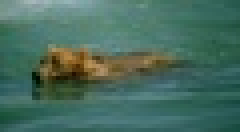
#> input picture Seamless_Cloning/bear.jpg, 60 x 33 px, shrunk from 293 x 160 before the run (shown 4 times larger)
$ jupyter execute --allow-errors Seamless_Cloning.ipynb
#> lines starting #> are read from the running program, lines starting #| are printed output that depends on the picture
## Numerische Mathematik I: Seamless Cloning

Technische Universität Berlin, Straße des 17. Juni 135, 10623 Berlin, Deutschland

---

**Franklin Liu**

E-mail: franklin.f.liu@campus.tu-berlin.de

**Aleksandra Soloveva**

E-mail: soloveva@campus.tu-berlin.de

**Allan A. Zea**

E-mail: zealobo@campus.tu-berlin.de

---

[cell 1]
import skimage
import matplotlib.pyplot as plt
import matplotlib.image as mpimg
import numpy as np

Bear = mpimg.imread('bear.jpg')
#> Bear is the input picture: shape (33, 60, 3); mean R, G, B 71.9, 108.3, 94.8
Water = mpimg.imread('water.jpg')
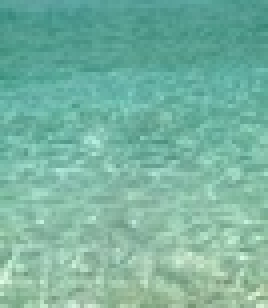
#> input picture Seamless_Cloning/water.jpg, 67 x 77 px, shrunk from 329 x 374 before the run (shown 4 times larger)
#> Water is the input picture: shape (77, 67, 3); mean R, G, B 120.7, 180.3, 161
Plane = mpimg.imread('plane.jpg')
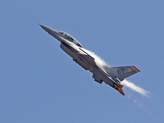
#> input picture Seamless_Cloning/plane.jpg, 164 x 123 px, shrunk from 800 x 600 before the run
#> Plane is the input picture: shape (123, 164, 3); mean R, G, B 110.3, 138, 182.4
Bird = mpimg.imread('bird.jpg')
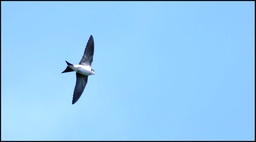
#> input picture Seamless_Cloning/bird.jpg, 256 x 142 px, shrunk from 1251 x 696 before the run
#> Bird is the input picture: shape (142, 256, 3); mean R, G, B 149.2, 204.3, 245.4

bilder = [Bear, Plane]
masken = [Water, Bird]

fig, axes = plt.subplots(nrows = 1, ncols = 2, figsize = (10, 10))
for ax, bild in zip(axes.flat, bilder):
    ax.imshow(bild)
    ax.set(title = bild.shape)
    ax.axis('off')
#> this loop made 2 passes
fig, axes = plt.subplots(nrows = 1, ncols = 2, figsize = (10, 10))
for ax, bild in zip(axes.flat, masken):
    ax.imshow(bild)
    ax.set(title = bild.shape)
    ax.axis('off')

plt.show()
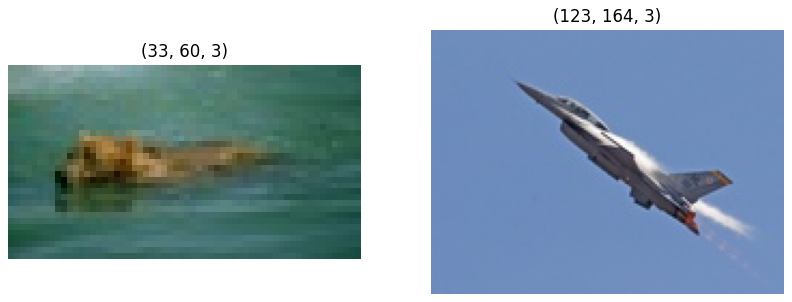
#> figure drawn by matplotlib, 2 panels

---

**Aufgabe 1.** Schreibe eine Funktion, welche den vektorisierten Laplace-Operator
$$ \Delta = (I_M \otimes D_N^{(2)}+D_M^{(2)} \otimes I_N)$$
für ein Bild der Größe $N \times M$ als dünnbesetzte (sparse) Metrix bestimmt. Stelle die Matrix für $(N,M) =(5,7)$ grafisch dar.

---

[cell 2]
# 1)

import scipy.sparse

def laplace(N, M):
    return scipy.sparse.kron(scipy.sparse.eye(M), scipy.sparse.diags([1, -2, 1], [-1, 0, 1], shape=(N, N))) \
        + scipy.sparse.kron(scipy.sparse.diags([1, -2, 1],[-1, 0, 1], shape=(M, M)),scipy.sparse.eye(N))

#> (a cell that did not finish here is left out)

---

**Aufgabe 2.** Schreibe eine Funktion, um Seamless-Cloning mit Hilfe der Differenzengleichung $$ \Delta \operatorname{vec}(f) = \Delta \operatorname{vec}(g) \textnormal{   auf $\mathring{\Omega}$} \quad \textup{mit} \quad f|_{d\Omega} = f^*|_{d\Omega} $$ durchzuführen. Hierbei soll ein rechtekiges Bild $g$ in ein größeres Bild $f^*$ an einer gegebenen Position eingeführt werden. Implementiere als Hilfsfunktion das Seamless-Cloning für Grauwertbilder, wobei das Ergebnis wieder ein Grauwertbild sein soll - runde die Pixel entsprechend.

---

---

**Aufgabe 3.** Schreibe eine Funktion, um Seamless-Cloning mit Hilfe der Differenzengleichung $$ \Delta \operatorname{vec}(f) = \operatorname{vec}(\operatorname{div} v) \text{   auf $\mathring{\Omega}$} \quad \textup{mit} \quad f|_{d\Omega} = f^*|_{d\Omega} $$ und den gemischten Gradienten

\begin{equation}
v_{n m}= \begin{cases}\nabla f_{n m}^{*} & \text { wenn }\left\|\nabla f_{n m}^{*}\right\|>\left\|\nabla g_{n m}\right\| \\ \nabla g_{n m} & \text { sonst }\end{cases}
\end{equation}

durchzuführen. Hierbei soll ein rechtekiges Bild $g$ in ein größeres Bild $f^*$ an einer gegebenen Position eingeführt werden. Implementiere als Hilfsfunktion das Seamless-Cloning für Grauwertbilder, wobei das Ergebnis wieder ein Grauwertbild sein soll - runde die Pixel entsprechend.

---

[cell 4]
#Vektorisierter la-place
def gradient(bild, urbild = None):
    return laplace(bild.shape[0], bild.shape[1]) @ bild.reshape((bild.size,1), order = 'F')

[cell 5]
# Differenzenmatrizen
def diff(s, richtung):
    if richtung == 'v':
        return scipy.sparse.diags([-1, 1], [0, 1], shape = (s,s))
    elif richtung == 'r':
        return scipy.sparse.diags([-1, 1], [-1, 0], shape = (s,s))
    else:
        raise Exception("Keine gültige Eingabe. Für Vorwärtsdifferenzen (v) bzw. Rückwartswärtsdifferenzen (r)")

# Divergebt
def divergenz(bild, urbild):
    grad_f1, grad_f2 = diff(urbild.shape[0], 'v') @ urbild, urbild @ (diff(urbild.shape[1], 'v').T)
    grad_g1, grad_g2 = diff(bild.shape[0], 'v') @ bild, bild @ (diff(bild.shape[1], 'v').T)

    v1 = np.zeros(bild.shape)
    v2 = np.zeros(bild.shape)

    # Wähle maximalen Gradient von f bzw g
    for i in range(bild.shape[0]):
        for j in range(bild.shape[1]):
            if grad_f1[i,j]**2 + grad_f2[i,j]**2 > grad_g1[i,j]**2 + grad_g2[i,j]**2:
                v1[i,j] = grad_f1[i,j]
                v2[i,j] = grad_f2[i,j]
            else:
                v1[i,j] = grad_g1[i,j]
                v2[i,j] = grad_g2[i,j]

    result = diff(v1.shape[0], 'r') @ v1 + v2 @ diff(v2.shape[1], 'r').T

    return result.reshape((result.size, 1), order ='F')

[cell 6]
# 2-3) Cloning (Urbild = f*, Bild = g, func = Funktion zur berechnung vom Gradient von g bzw. gemischter Gradient von g und f*)
import scipy.sparse.linalg

def cloning(urbild, bild, func):

    # Indizes vom Bild um jeweils ein Pixel kleiner am Rand
    hoehe_inner, breite_inner = bild.shape[0] - 2, bild.shape[1] - 2

    hoehe_au, breite_au = bild.shape[0], bild.shape[1]

    # Setze Koeffizientenmatrix als Laplace-Operator Matrix
    A = laplace(hoehe_inner, breite_inner)

    # Index-array für Randelemente
    f1 = lambda x: x
    f2 = lambda x: x+1
    rand_indizes = np.concatenate([np.arange(hoehe_au-1), np.fromiter((f(x) for x in range(hoehe_au - 1, (breite_au - 1) * hoehe_au, hoehe_au) for f in (f1,f2)), dtype = int), \
                   np.arange(((breite_au - 1) * hoehe_au) + 1, breite_au * hoehe_au)])

    # Setze rechte Seite als Inneres vom Bild
    b = np.delete(func(bild, urbild), rand_indizes)

    # Subtrahiere verpassten Randelemente vom Urbild von der rechten Seite der Gleichung
    for i in range(hoehe_inner):
        b[i] -= urbild[i + 1, 0]
        b[b.size - 1 - i] -= urbild[urbild.shape[0] - 2 - i, -1]

    for j in range(breite_inner):
        index = j*hoehe_inner
        b[index] -= urbild[0, j + 1]
        b[b.size - 1 - index] -= urbild[-1, urbild.shape[1] - 1 - j]

    return scipy.sparse.linalg.cg(A, b)[0].astype(np.int32).reshape((hoehe_inner, breite_inner), order ='F')

---

**Aufgabe 4.** Schneide nun den Bären aus und füge ihn ins Wasser ein und plaziere das Flugzeug neben den Vogel. Der Himmel im Bild mit dem Flugzeug soll soll hierbei ein Teil des Vogels verdecken. Gib die Ergebnisse mittels Seamless-Cloning mit Laplace-Operator, mit gemischten Gradienten und ohne Semless-Cloning auf den Bildschirm aus.

---

[cell 7]
# Ermittle geeignete Position zum Einfügen von g in f.
# h = horizontal, v = vertikal (zwischen 0 und 1) variert Position von g in f
# h = 0: links, h = 1: rechts, v = 0: oben, v = 1: unten
def p(A, B, h = 0.5, v = 0.5, k = 3):
    lx = round(v*(A.shape[0] - B.shape[0]))
    ly = round(h*(A.shape[1] - B.shape[1]))

    if lx < 0 or ly < 0:
        raise Exception("Einzufügende Bild zu groß!")

    if abs(h) <= 1 and abs(v) <= 1:
        return [np.s_[lx:lx+B.shape[0], ly:ly+B.shape[1]]] + [np.s_[lx+1:lx+B.shape[0]-1, ly+1:ly+B.shape[1]-1, i] for i in range(k)]
    else:
        raise Exception("h und v müssen zwischen 0 und 1 sein!")

[cell 8]
#Hilfsfunktion zum Einfügen von Bildern

def insertimg(urbild, bild, h = 0.5, v = 0.5, func = None):

        pos = p(urbild, bild, h, v)

        if not func:
            urbild[pos[0]] = bild
            return urbild

        for i in range(3):
            temp = cloning(urbild[pos[0]][:,:,i], bild[:,:,i], func)
            urbild[pos[i+1]] = temp

        return urbild

[cell 9]
# 4) Seamless Cloning (kannst Essen gehen, dauert eine Weile)
import skimage.io

Bear = skimage.io.imread('bear.jpg').astype(np.int32)
Water = skimage.io.imread('water.jpg').astype(np.int32)
Plane = skimage.io.imread('plane.jpg').astype(np.int32)
Bird = skimage.io.imread('bird.jpg').astype(np.int32)

bilder = [Bear, Plane]
urbilder = [Water, Bird]

# Variiere Position der einzufügenden Bilder hier:
h_Bear, v_Bear = 0.5, 0.5
h_Plane, v_Plane = 0.95, 0.05

position = [(h_Bear, v_Bear), (h_Plane, v_Plane)]

cloned = []

for urbild, bild, pos in zip(urbilder, bilder, position):
    for i in [None, gradient, divergenz]:
        urbild_kopie = urbild.copy()
        cloned.append(insertimg(urbild_kopie, bild, h = pos[0], v = pos[1], func = i))
#> this loop made 2 passes
#> pass 1, in divergenz, `grad_f1, grad_f2 = diff(urbild.shape[0], 'v') @ urbild, urbild @ (diff..`:
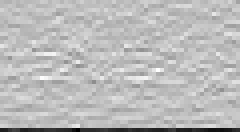
#> grad_f1: shape (33, 60) float64 (shown 4 times larger); min -186, max 63, mean -3.1; drawn with min black and max white
#> pass 1, in divergenz, `grad_f1, grad_f2 = diff(urbild.shape[0], 'v') @ urbild, urbild @ (diff..`:
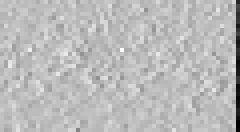
#> grad_f2: shape (33, 60) float64 (shown 4 times larger); min -149, max 51, mean -2; drawn with min black and max white
#> pass 1, in divergenz, `grad_g1, grad_g2 = diff(bild.shape[0], 'v') @ bild, bild @ (diff(bild...`:
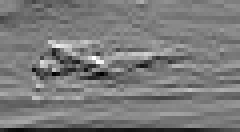
#> grad_g1: shape (33, 60) float64 (shown 4 times larger); min -67, max 66, mean -3; drawn with min black and max white
#> pass 1, in divergenz, `grad_g1, grad_g2 = diff(bild.shape[0], 'v') @ bild, bild @ (diff(bild...`:
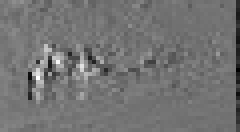
#> grad_g2: shape (33, 60) float64 (shown 4 times larger); min -61, max 71, mean -1; drawn with min black and max white
#> after the loop:
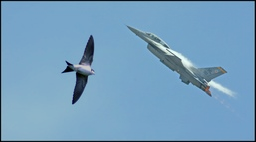
#> urbild_kopie: shape (142, 256, 3) int32; mean R, G, B 148.6, 202, 241.4; drawn with min black and max white
#> after the loop, cloned = 6 items

fig, axes = plt.subplots(nrows = 2, ncols = 3, figsize = (20, 20))

for ax, bild, i in zip(axes.flat, cloned, range(len(urbild)+len(bild))):
    ax.imshow(bild)
    ax.axis('off')
    if i % 3 == 0:
        ax.set(title = "Ohne Cloning")
    elif i % 3 == 1:
        ax.set(title = "Seamless Cloning mit Laplace-Operator")
    elif i % 3 == 2:
         ax.set(title = "Seamless Cloning mit gemischten Gradienten")
#> this loop made 6 passes

plt.show()
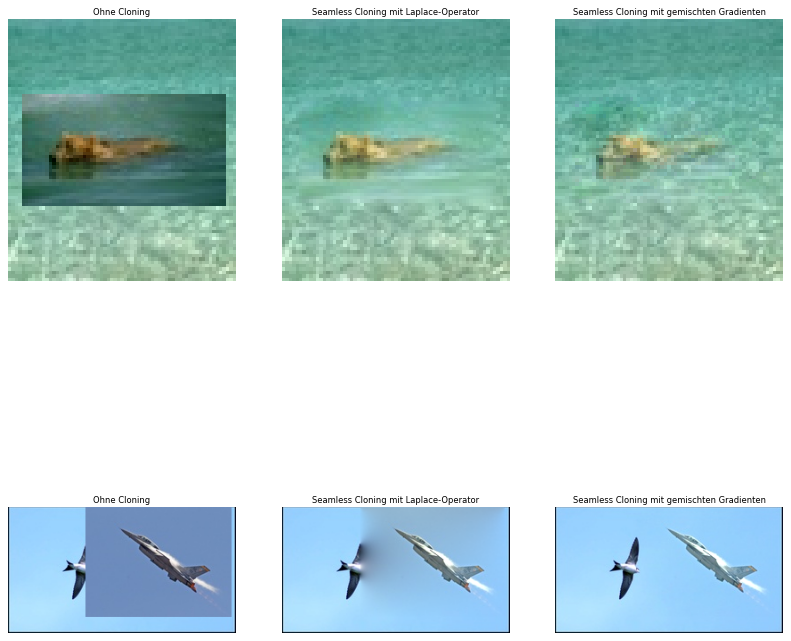
#> figure drawn by matplotlib, 6 panels
